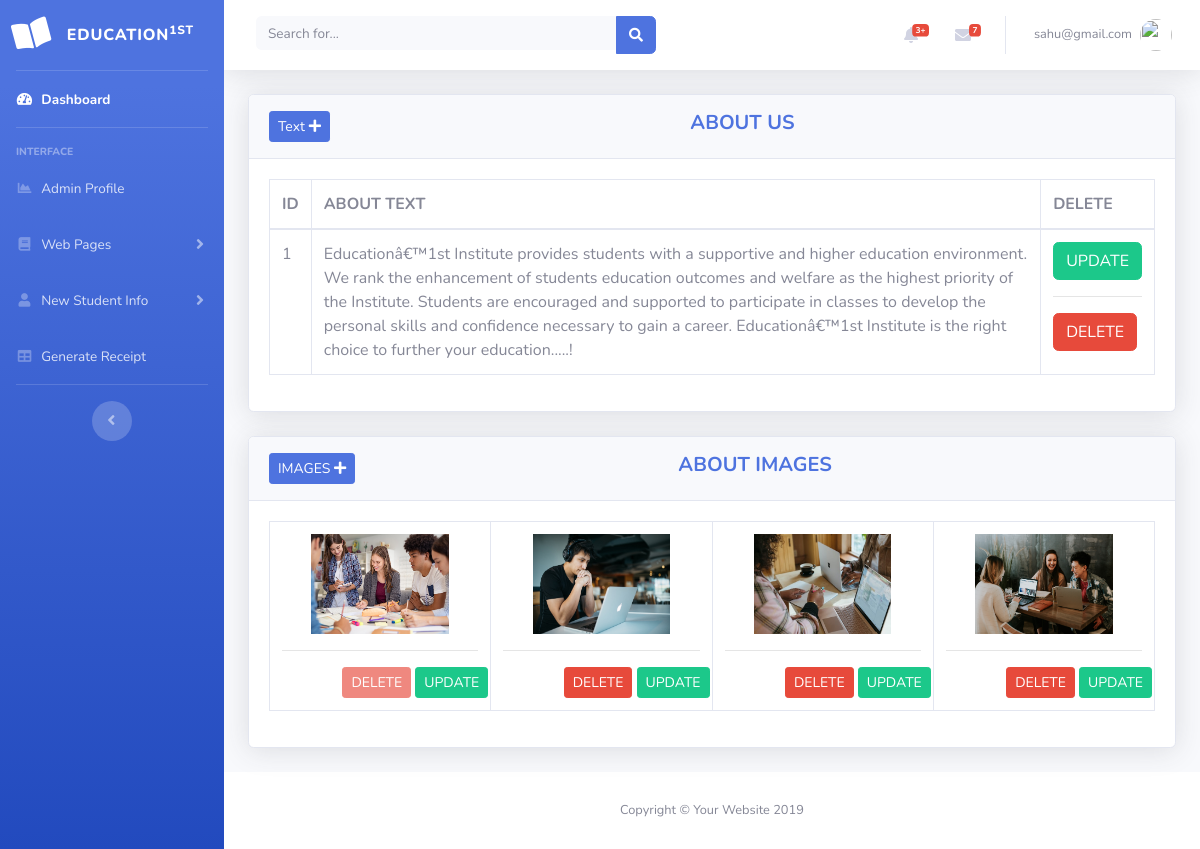
Page /admin/about.php (signed in) on the committed database.
### tables this page shows
CREATE TABLE IF NOT EXISTS `about` (
  `id` int(11) NOT NULL AUTO_INCREMENT,
  `text` longtext NOT NULL,
  PRIMARY KEY (`id`)
);

CREATE TABLE IF NOT EXISTS `aboutimg` (
  `id` int(11) NOT NULL AUTO_INCREMENT,
  `images` varchar(255) NOT NULL,
  `status` int(11) DEFAULT NULL,
  PRIMARY KEY (`id`)
);

### admin/about.php (the view, shortened to what this page needs)
<?php
include('security.php');
include('includes/header.php');
include('includes/navbar.php');
?>
<div class="container-fluid">
<div class="card shadow mb-4">
  <div class="card-header py-3">
    <h5 class="m-0 font-weight-bold text-primary text-center">ABOUT US
            <button type="button" class="btn btn-primary float-left btn-sm" data-toggle="modal" data-target="#addadminprofile">
              Text <i class="fa fa-plus "></i>
            </button>
    </h5>
  </div>
  <div class="card-body">
            <div class="table-responsive">
            <?php
                $query = "SELECT * FROM about";
                $query_run = mysqli_query($connection, $query);
            ?>
                <table class="table table-bordered" id="dataTable" width="100%" cellspacing="0">
                    <thead>
                        <tr>
                            <th> ID </th>
                            <th>ABOUT TEXT</th>
                            <th>DELETE</th>
                        </tr>
                    </thead>
                    <tbody>
                        <?php
                        if(mysqli_num_rows($query_run) > 0)
                        {
                            while($row = mysqli_fetch_assoc($query_run))
                            {
                        ?>
                            <tr>
                                <td><?php  echo $row['id']; ?></td>
                                <td><?php  echo $row['text']; ?></td>
                                <td>
                                <form action="editAbout.php" method="post">
                                        <button type="submit" name="edit_txt_btn" class="btn btn-success">UPDATE</button>
                                    </form><hr>
                                    <form action="code.php" method="post">
                                        <button type="submit" name="del_txt_btn" class="btn btn-danger"> DELETE</button>
                                    </form>
                                </td>
                            </tr>
                        <?php
                            }
                        }
                        else {
                            echo "No Record Found";
                        }
                        ?>
                    </tbody>
                </table>
            </div>
  </div>
</div>
</div>
<div class="container-fluid">
<div class="card shadow mb-4">
  <div class="card-header py-3">
    <h5 class="m-0 font-weight-bold text-primary text-center">ABOUT IMAGES
            <button type="button" class="btn btn-primary float-left btn-sm" data-toggle="modal" data-target="#addImages">
              IMAGES <i class="fa fa-plus "></i>
            </button>
    </h5>
  </div>
  <div class="card-body">
            <div class="table-responsive">
            <?php
                $query = "SELECT * FROM aboutimg";
                $query_run = mysqli_query($connection, $query);
            ?>
                <table class="table table-bordered text-center" id="dataTable" width="100%" cellspacing="0">
                    <tbody>
                        <?php
                        if(mysqli_num_rows($query_run) > 0)
                        {
                            while($row = mysqli_fetch_assoc($query_run))
                            {
                        ?>
                                <td><?php  echo '<img src="upload/'.$row['images'].'" height="100px;" width="70%;" alt="faculty imgage">'?><hr>
                                <div class="row ml-5">&nbsp;&nbsp;&nbsp;
                                    <form action="code.php" method="post">
                                        <?php if($row['status']=="1"){ ?>
                                          <abbr title="Frist Image can not be Delete ,Only you can Change it!">
                                            <button type="submit" name="del_img_btn" class="btn btn-danger btn-sm" disabled> DELETE</button>
                                          </abbr>
                                           <?php }else{ ?>
                                            <button type="submit" name="del_img_btn" class="btn btn-danger btn-sm"> DELETE</button>
                                            <?php } ?>
                                    </form>&nbsp;
                                    <form action="editAbout.php" method="post">
                                        <button type="submit" name="ed_img_btn" class="btn btn-success btn-sm">UPDATE</button>
                                    </form>
                                </div>
                                </td>
                        <?php
                            }
                        }
                        else {
                            echo "No Record Found";
                        }
                        ?>
                    </tbody>
                </table>
            </div>
  </div>
</div>
</div>
<?php
include('includes/footer.php');
?>

### rows in the picture
about: id "1", text "Educationâ€™1st Institute provides students with a supportive and higher education environment. We rank the enhancement of students education outcomes and welfare as the highest priority of the Institute. Students are encouraged and supported to participate in classes to develop the personal skills and confidence necessary to gain a career. Educationâ€™1st Institute is the right choice to further your education.....!"
aboutimg: images (picture), status "DELETE"
aboutimg: images (picture), status "DELETE"
aboutimg: images (picture), status "DELETE"
aboutimg: images (picture), status "DELETE"

### other values in the picture
$_SESSION['username'] "sahu@gmail.com"
